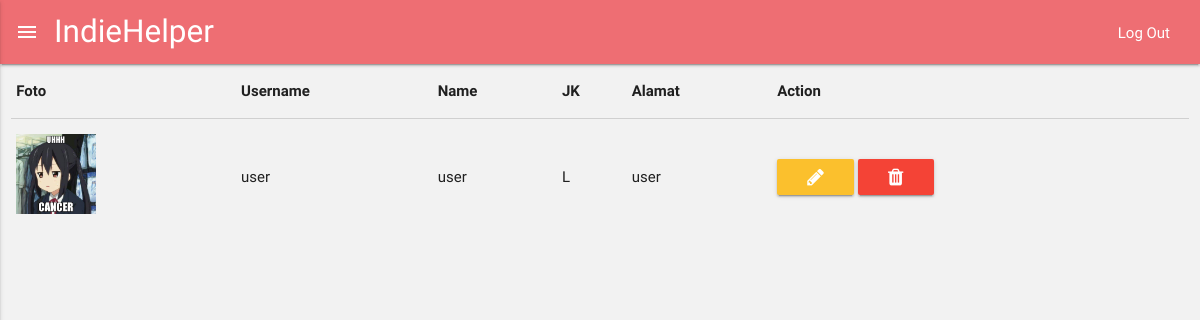
The app's page /DataUser.php (signed in), older data.
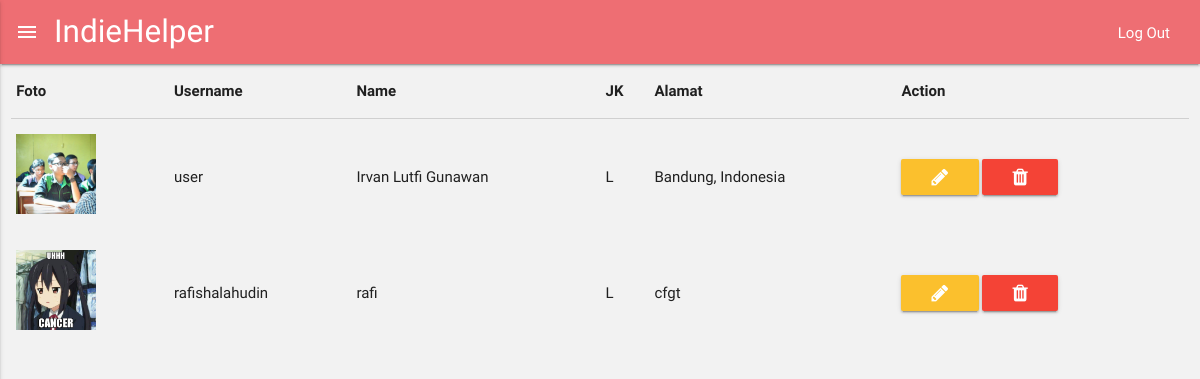
The same page, newer data.
### tables this page shows
CREATE TABLE `user` (
  `id_user` int(11) NOT NULL,
  `nama` varchar(255) NOT NULL,
  `jk` enum('L','P') NOT NULL,
  `foto` text NOT NULL,
  `alamat` text NOT NULL,
  `deskripsi` text NOT NULL,
  `id_akun` int(11) NOT NULL,
  `email` text NOT NULL
);

CREATE TABLE `akun` (
  `id_akun` int(11) NOT NULL,
  `username` varchar(50) NOT NULL,
  `password` varchar(50) NOT NULL,
  `status` enum('user','admin') NOT NULL
);

### DataUser.php (called while the page is built, shortened)
<?php
include 'lib/lib.php';
$assets = array(
	'css' 	=> array('parent.css', 'admin.css', 'materialize.min.css', 'material-icon.css', 'font-awesome.min.css'),
	'js'	=> array('jquery.min.js', 'materialize.min.js', 'parent.js', 'admin.js')
	);
$db->select(array('akun.id_akun', 'id_user', 'foto', 'username', 'nama', 'jk', 'alamat'));
$db->join('user', '', 'akun.id_akun', 'user.id_akun');
$db->get_tbl('akun');
$user = $db->result();
include 'views/template/header.php';
include 'views/template/navbar_admin.php';
include 'views/admin/data_user.php';
include 'views/template/footer_admin.php';
?>

### lib/lib.php (called while the page is built, shortened)
	<?php
function baseurl($custom = '') {
	$baseurl = 'http';
	$baseurl .= "://".$_SERVER['HTTP_HOST'];
	$baseurl .= str_replace(basename($_SERVER['SCRIPT_NAME']),"",$_SERVER['SCRIPT_NAME']);
	$baseurl .= $custom;
	return $baseurl;
}
class Database
{
	public $mysqli = '';
	public $tblname = '';
	public $select = '*';
	public $where = '';
	public $order_by = '';
	public $join = array();
	public $data = '';
	function __construct()
	{
		$this->mysqli = new mysqli('localhost','root','','db_indie');
	}
	function select($value) {
		$this->select = implode(',', $value);
	}
	function join($tbljoin, $jointype = '', $column1, $column2) {
		$join = $jointype . ' JOIN ' . $tbljoin . ' ON (' . $column1 . ' = ' . $column2 . ') ';
		array_push($this->join, $join);
	}
	function get_tbl($tblname = '',$limit = false,$count = 0) {
		if ($tblname)
			$this->tblname = $tblname;
		if ($this->join) {
			$this->join = implode(' ', $this->join);
		} else {
			$this->join = '';
		}
		if($limit)
			$query = "SELECT $this->select FROM $this->tblname $this->join $this->where $this->order_by LIMIT $count";
		else
			$query = "SELECT $this->select FROM $this->tblname $this->join $this->where $this->order_by";
		$this->data = $this->mysqli->query($query);
		$this->select = '*';
		$this->tblname = '';
		$this->where = '';
		$this->order_by = '';
		$this->join = array();
	}
	function result() {
		$res = array();
		while ($datas = $this->data->fetch_object()) {
			$res[] = $datas;
		}
		return $res;
	}
}
$db = new Database();
?>

### views/admin/data_user.php (the view, shortened to what this page needs)
<div class="row content">
	<div class="col s12">
		<table>
			<thead>
				<tr>
					<th data-field="photo">Foto</th>
					<th data-field="username">Username</th>
					<th data-field="name">Name</th>
					<th data-field="jk">JK</th>
					<th data-field="address">Alamat</th>
					<th data-field="action">Action</th>
				</tr>
			</thead>
			<tbody>
				<?php foreach ($user as $key => $value): ?>
				<tr>
					<td><img src="<?= baseurl('assets/images/user/' . $value->foto) ?>" class="image-user"></td>
					<td><?= $value->username ?></td>
					<td><?= $value->nama ?></td>
					<td><?= $value->jk ?></td>
					<td><?= $value->alamat ?></td>
					<td>
						<a href="<?= baseurl('edituser.php?id_user=' . $value->id_user) ?>" class="waves-effect waves-shadow btn yellow darken-2"><i class="fa fa-pencil"></i></a>
						<a href="<?= baseurl('lib/DeleteUser.php?id_akun=' . $value->id_akun) ?>" class="waves-effect waves-shadow btn red delete-btn"><i class="fa fa-trash"></i></a>
					</td>
				</tr>
				<?php endforeach; ?>
			</tbody>
		</table>
	</div>
</div>

### views/template/header.php (shortened to what this page needs)
<!DOCTYPE html>
<html lang="en">
<head>
    <?php foreach ($assets['css'] as $key => $value): ?>
    <link rel="stylesheet" type="text/css" href="<?= baseurl('assets/css/' . $value) ?>">
    <?php endforeach; ?>
</head>
<body>

### views/template/navbar_admin.php (shortened to what this page needs)
<div class="all">
	<nav>
		<div class="nav-wrapper">
			<div class="container-fluid">
				<a href="#" class="white-text left mr1 side-nav-trigger hide-on-med-and-down"><i class="material-icons">menu</i></a>
				<a href="#!" class="brand-logo white-text">IndieHelper</a>
				<ul class="right">
					<li><a href="<?= baseurl('lib/logout.php') ?>" class="waves-effect waves-shadow">Log Out</a></li>
				</ul>
			</div>
		</div>
	</nav>

### views/template/footer_admin.php (shortened to what this page needs)
	</div>
</body>
</html>

### assets/css/parent.css (style rules this page uses)
body { background-color: #f2f2f2; }
.mr1 { margin-right: 1rem !important; }
.container-fluid { margin-left: auto; margin-right: auto; padding-left: 15px; padding-right: 15px; }
.container-fluid::after { content: ""; display: table; clear: both; }

### assets/css/admin.css (style rules this page uses)
.image-user { width: 80px; }

Row changes from the older to the newer data that the page shows:
changed user "user": foto: picture added in place of a placeholder; nama "user" → "Irvan Lutfi Gunawan"; alamat "user" → "Bandung, Indonesia"
added user: foto (placeholder picture), id_akun.username "rafishalahudin", nama "rafi", jk "L", alamat "cfgt"
